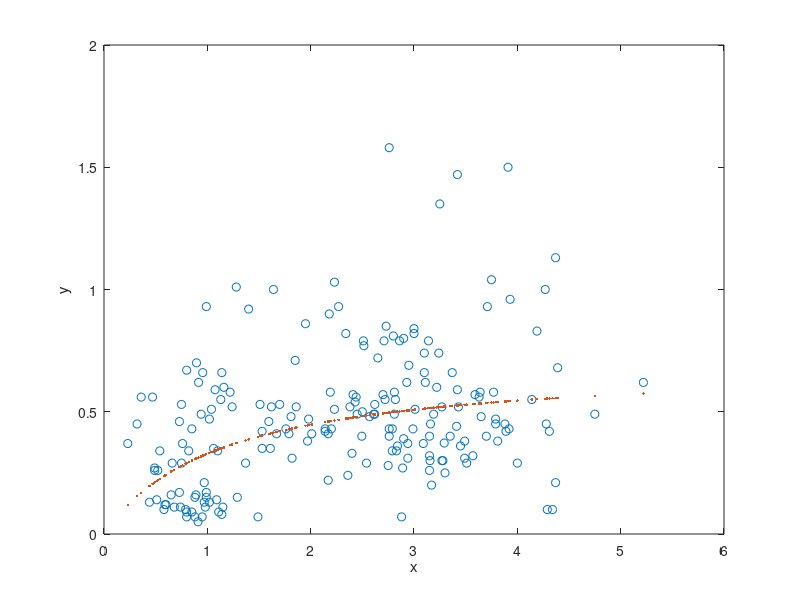
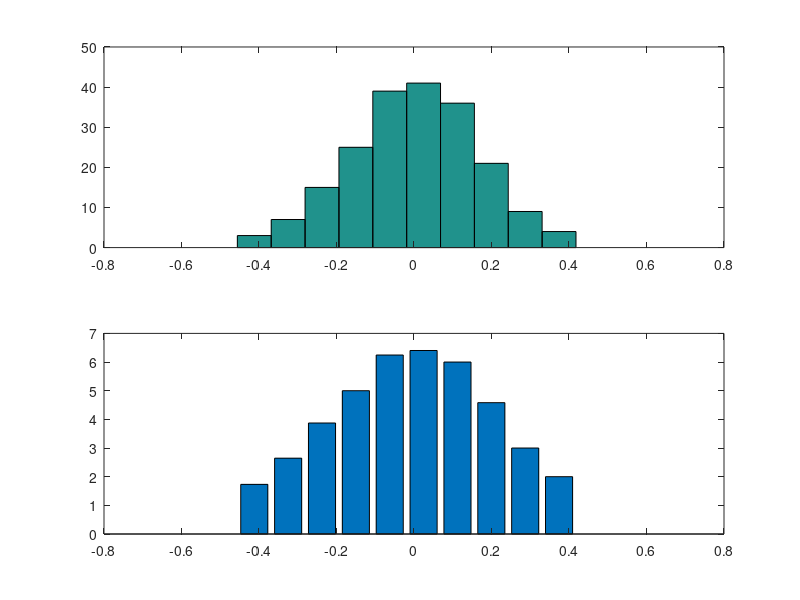

The MATLAB script that drew these images, in order:
function data_fit_demo_mich_mentin_transformed_powerP41

%Note this whole .m file needs to be a "dummy" function file so that
% can use nested functions below
    

load EggRatioData.dat

%this data is Y=X+randn
xlist=EggRatioData(:,1); 
ylist=EggRatioData(:,2); 


%want to fit (y).^.41 as a function of x:  (y_list_fit).^.41 = (V*xlist./(K+xlist)).^.41
%sse is summed square error
V_initial_guess=1;
K_initial_guess=1;
p0=[V_initial_guess,K_initial_guess];

p_fit=fminsearch( @(p) sse_mich_mentin_power_fit(xlist,ylist,p) , p0)

V_fit=p_fit(1);
K_fit=p_fit(2);

%plot the data, and our fit
figure
set(gca,'FontSize',16)
plot(xlist,ylist,'o'); hold on
plot(xlist,V_fit*xlist./(K_fit+xlist),'.');
xlabel('x');ylabel('y')

residual_list=(V_fit*xlist./(K_fit+xlist)).^.41  -  (ylist).^.41;
figure
subplot(211)
hist(residual_list);
subplot(212)
[N,H]=hist(residual_list);
bar(H,sqrt(N)); hold on








%%%%%%%%%%%%%%%%%%%%%
% define subfunctions

%---------------------------------
function f=sse_mich_mentin_power_fit(xlist,ylist,p)
%attempt to fit ylist.^.41 to equation ylist.^.41=(V*xlist/(xlist+K)).^.41
%compute summed square error

V=p(1) ; K=p(2) ;

ylist_fit=(V*xlist./(K+xlist)).^.41;
f=sum( (ylist_fit-(ylist).^.41).^2 );